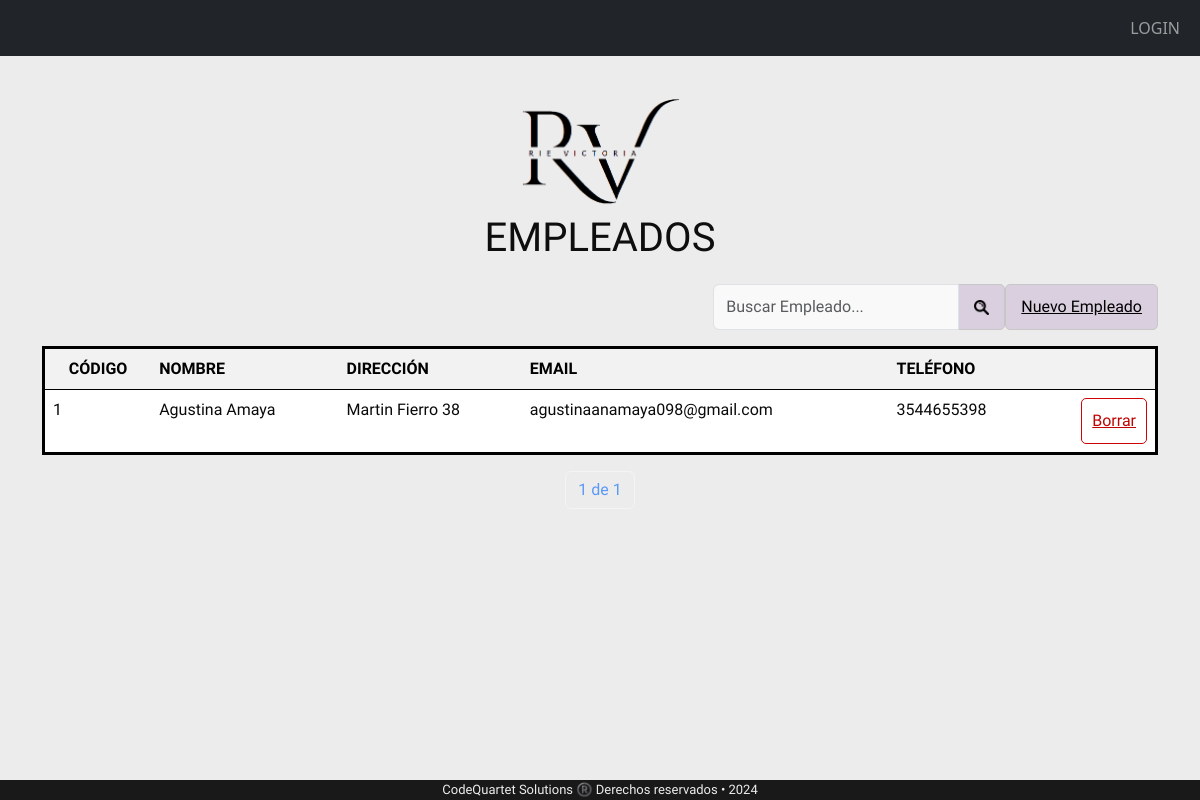
Screenshot of /tablaempleados/ with the database file from the repository.
### appRieVictoria/models.py (models this page shows, shortened)
class Empleados(models.Model):
    nombre = models.CharField(max_length=50, help_text="",verbose_name="Nombre")
    direccion = models.CharField(max_length=100, help_text='')
    Email = models.EmailField(help_text="")
    telefono = models.PositiveBigIntegerField(help_text='')
    proveedores = models.ManyToManyField("Proveedores" ,related_name='venden_a_empleados', through="Compras")
    clientes = models.ManyToManyField("Clientes" ,related_name='empleados_relacionados', through="Ventas")
    class Meta:
        permissions = [
            ("puede_aprobar", "Puede aprobar el modelo"),
            ("puede_publicar", "Puede publicar el modelo"),
        ]

### appRieVictoria/views.py (the view)
class tablaempleados(ListView):
    model = Empleados
    template_name = 'tablaempleados.html'
    context_object_name = 'Empleados'
    paginate_by = 8
    def get_queryset(self):
        query = self.request.GET.get('q', '')
        empleados = Empleados.objects.filter(nombre__icontains=query)
        return empleados
    def get_context_data(self, **kwargs):
        context = super().get_context_data(**kwargs)
        query = self.request.GET.get('q', '')
        context['query'] = query
        return context

### proyectoRieVictoria/templates/tablaempleados.html (shortened to what this page needs)
{% extends "base.html" %}
{% block content %}
<div class= "letra">
<div class="nombreTablas">
    <div class="imagen-centrada">
        <img src="/static/img/RV3.png" alt="Imagen">
    </div>
    <p >EMPLEADOS</p>
</div>
<div class="row">
    <div class="col d-flex justify-content-end mb-3">
        <form method="GET">
            <div class="input-group">
                <input type="text" class="form-control inputApagado " name="q" value="{{ query }}" placeholder="Buscar Empleado...">
                <button class="btn-customlupa" class="btn-customlupa:hover"
                 type="submit"><img src="/static/img/search.png"  alt="Lupa de búsqueda" width="15" height="15" ></button>
            </div>
        </form>
    {% if perms.aplicacion.change_proveedores %}
    <a class="btn-customlupa" class="btn-customlupa:hover" href="/empleados/EmpleadosNuevo{{ p.id}}">Nuevo Empleado</a>
    {% else %}
    <a class="btn-customlupa" class="btn-customlupa:hover" >Nuevo Empleado</a>
    {% endif %}
</div>
</div>
<table style="border-style: solid; border-color: black;" class="table table-striped">
            <tr>
                <th class="centrado">CÓDIGO</th>
                <th>NOMBRE</th>
                <th>DIRECCIÓN</th>
                <th>EMAIL</th>
                <th>TELÉFONO</th>
                <th></th>
            </tr>
            {% for p in Empleados %}
                <tr onclick="window.location='/empleados/EmpleadosModif/{{ p.id }}/'">
                    {% if perms.aplicacion.change_empleados %}
                    <td class="centrado"><a>{{ p.id }}</a></td>
                    {% else %}
                    <td>{{ p.id }}</td>
                    {% endif %}
                    <td>{{ p.nombre }}</td>
                    <td>{{ p.direccion }}</td>
                    <td>{{ p.Email }}</td>
                    <td>{{ p.telefono }}</td>
                    <td>
                        <div class="d-flex justify-content-end ">
                            {% if perms.aplicacion.change_empleados %}
                            <a class="btn-customborr" class="btn-customborr:hover" href="/empleados/EmpleadosBorrar/{{ p.id}}">Borrar</a>
                            {% else %}
                            <a class="btn-customborr" class="btn-customborr:hover">Borrar</a>
                            {% endif %}
                        </div>
                    </td>
                </tr>
                {% endfor %}
</table>
<div class="pagination justify-content-center">
    <span class="current-page btn btn-outline-light disabled text-primary mb-3">
        {{ page_obj.number }} de {{ page_obj.paginator.num_pages }}
    </span>
</div>
</div>
{% endblock %}

### proyectoRieVictoria/static/estilos.css (style rules this page uses)
body { background-color: rgb(236, 236, 236); position: relative; }
.nombreTablas { font-family: "Gotu", sans-serif; text-align: center; font-size: 40px; margin-top: 40px; color: rgb(15, 14, 14); }
.centrado { text-align: center; color: rgb(10, 10, 10); }
.inputApagado { background-color: RGBA(255,255,255,0.7); }
.table { color: rgb(10, 10, 10) !important; }
.table td { color: rgb(10, 10, 10) !important; }
.btn-customlupa { font-family: "Gotu", sans-serif; background-color: #dacfdf; color: #000000; border: 10px; border: 1px solid rgb(199, 199, 199); border-radius: 5px; padding: 10px 15px; font-size: 16px; cursor: pointer; transition: background-color 0.3s ease; }
.btn-customborr { font-family: "Gotu", sans-serif; background-color: #ffffff;; color: #c00404; border: 10px; border: 1px solid rgb(207, 4, 4); border-radius: 5px; padding: 10px 10px; font-size: 16px; cursor: pointer; transition: background-color 0.3s ease; }
.imagen-centrada { text-align: center ; }
.imagen-centrada img { width: 15%; display: block; margin: 0 auto; }
.letra { font-family: "Gotu", sans-serif; font-size: 16px; }

### rows the page displays
Empleados: id "1", nombre "Agustina Amaya", direccion "Martin Fierro 38", Email "agustinaanamaya098@gmail.com", telefono "3544655398"

### other values shown
{{ page_obj.number }} "1"
{{ page_obj.paginator.num_pages }} "1"
